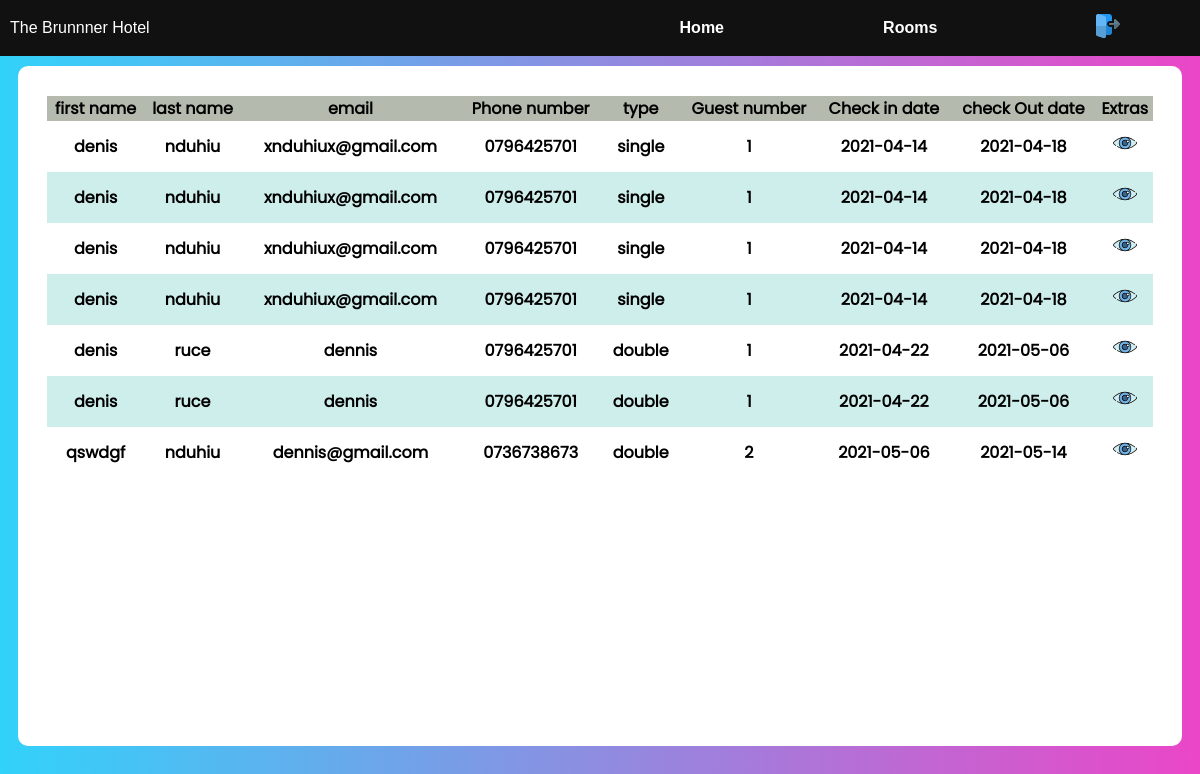
The page /staff/bookings.php (signed in) on the database its author committed.
### tables this page shows
CREATE TABLE `booking` (
  `booking_id` varchar(30) NOT NULL,
  `first_name` varchar(255) NOT NULL,
  `last_name` varchar(255) NOT NULL,
  `email` varchar(45) NOT NULL,
  `phone_number` varchar(45) NOT NULL,
  `type` varchar(20) NOT NULL,
  `guest_number` int(45) NOT NULL,
  `check_in_date` date NOT NULL,
  `check_out_date` date NOT NULL,
  `extra` varchar(255) NOT NULL
);

### staff/bookings.php (the view, shortened to what this page needs)
<!DOCTYPE html>
<html lang="en">
<head>
    <link rel="stylesheet" href="./assets/bookings.css">
</head>
<body>
    <header>
        <div class="link-container">
            <div class="logo">The Brunnner Hotel</div>
            <ul>
                <li> <a href="index.php"> Home</a></li>
                <li> <a href="rooms.php"> Rooms</a></li>
                <li> <a href="logout.php"> <img src="../images/018-log-out.png" alt=""> </a></li>
            </ul>
        </div>
    </header>
    <div class="table-container">
        <?php
    require("connection.php");
    $bookingsQuery = "SELECT * FROM booking";
    $bookingsResult = mysqli_query($server_connect, $bookingsQuery);
    if(mysqli_num_rows($bookingsResult) == 0 ){
        ?>
        <div class="error-message">
            You have no booking requests
        </div>
        <?php } else{ ?>
        <table class="bookings-table">
            <tr class="bookings-row">
                <th>first name</th>
                <th>last name</th>
                <th>email</th>
                <th>Phone number</th>
                <th>type</th>
                <th>Guest number</th>
                <th>Check in date</th>
                <th>check Out date</th>
                <th>Extras</th>
            </tr>
            <?php  while($row = mysqli_fetch_assoc($bookingsResult)){?>
            <tr class="bookings-row">
                <td><?php echo $row['first_name'] ?></td>
                <td><?php echo $row['last_name'] ?></td>
                <td><?php echo $row['email'] ?></td>
                <td><?php echo $row['phone_number'] ?></td>
                <td><?php echo $row['type'] ?></td>
                <td><?php echo $row['guest_number'] ?></td>
                <td><?php echo $row['check_in_date'] ?></td>
                <td><?php echo $row['check_out_date'] ?></td>
                <td>
                    <a href="extras.php?getID=<?php  echo $row['booking_id'] ?> " class="extras-link">
                        <img src="../images/049-eye-1.png" alt="">
                    </a>
                </td>
            </tr>
            <?php }?>
            <?php }?>
        </table>
    </div>
</body>
</html>

### staff/assets/bookings.css (style rules this page uses)
:root { --primary-color: #138d87; --lighter-color: #39b9b3; --secondary-color: #efeff7; }
* { box-sizing: border-box; margin: 0; padding: 0; }
html, body { font-family: "Raleway", sans-serif; color: #111; }
body { background-image: linear-gradient(to right, rgb(50, 210, 250), rgb(235, 70, 199)); }
header { width: 100%; height: 7vh; background-color: #111; position: relative; color: white; }
.logo { position: absolute; left: 10px; top: 50%; transform: translateY(-50%); }
header ul { display: flex; width: 50%; float: right; justify-content: space-around; align-items: center; height: 7vh; }
header ul li { list-style: none; }
header ul li a { text-decoration: none; color: white; font-weight: 700; }
.table-container { width: 97%; margin: 10px auto; overflow-x: scroll; background-color: white; border-radius: 10px; min-height: 85vh; padding: 10px 0px; }
.bookings-table { width: 95%; margin: 20px auto; font-family: "poppins", sans-serif; text-align: center; color: black; font-weight: 600; border-spacing: 0; }
.bookings-row:nth-child(odd) { background-color: #ceeeec; }
.bookings-row th { background-color: rgb(180, 187, 174); }
.bookings-row td { padding: 10px 5px; }

### rows shown on the page
booking: first_name "denis", last_name "nduhiu", email "xnduhiux@gmail.com", phone_number "0796425701", type "single", guest_number "1", check_in_date "2021-04-14", check_out_date "2021-04-18"
booking: first_name "denis", last_name "nduhiu", email "xnduhiux@gmail.com", phone_number "0796425701", type "single", guest_number "1", check_in_date "2021-04-14", check_out_date "2021-04-18"
booking: first_name "denis", last_name "nduhiu", email "xnduhiux@gmail.com", phone_number "0796425701", type "single", guest_number "1", check_in_date "2021-04-14", check_out_date "2021-04-18"
booking: first_name "denis", last_name "nduhiu", email "xnduhiux@gmail.com", phone_number "0796425701", type "single", guest_number "1", check_in_date "2021-04-14", check_out_date "2021-04-18"
booking: first_name "denis", last_name "ruce", email "dennis", phone_number "0796425701", type "double", guest_number "1", check_in_date "2021-04-22", check_out_date "2021-05-06"
booking: first_name "denis", last_name "ruce", email "dennis", phone_number "0796425701", type "double", guest_number "1", check_in_date "2021-04-22", check_out_date "2021-05-06"
booking: first_name "qswdgf", last_name "nduhiu", email "dennis@gmail.com", phone_number "0736738673", type "double", guest_number "2", check_in_date "2021-05-06", check_out_date "2021-05-14"
